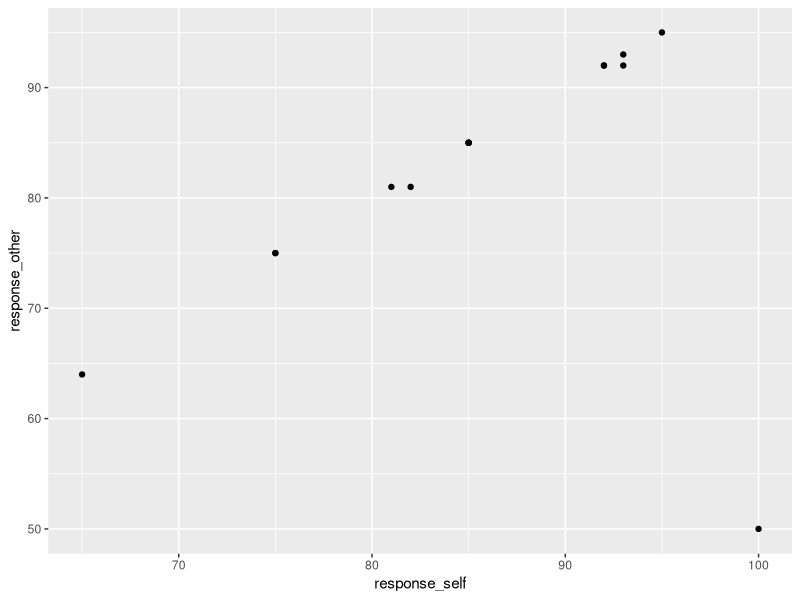
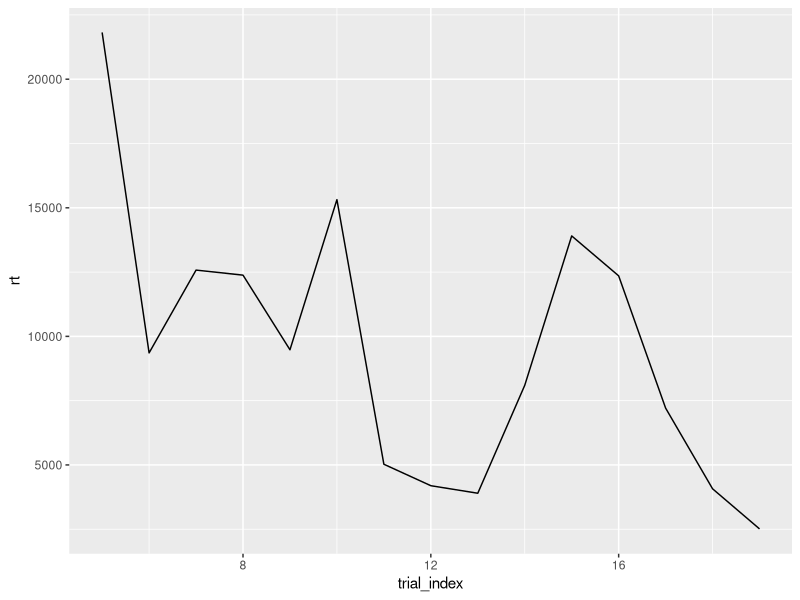
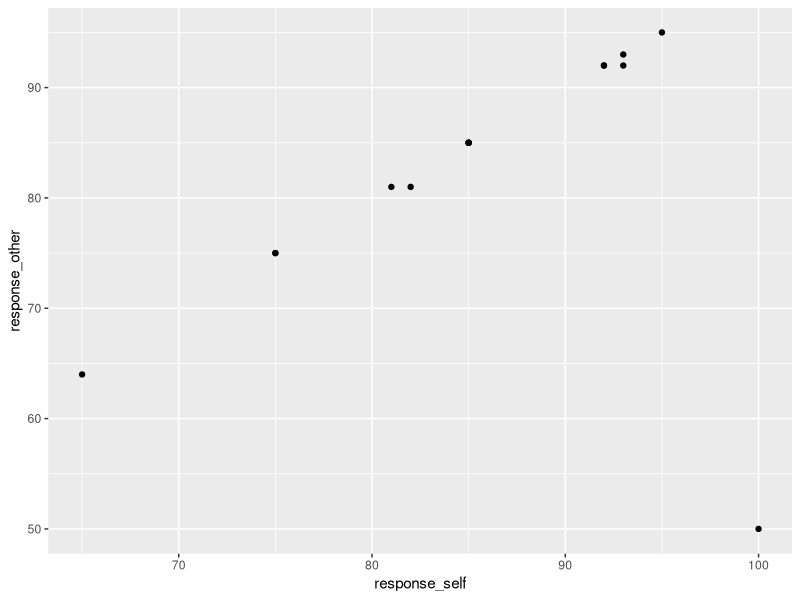

Source code (R) for these figures, in order:
## ---- chunk 1

dat <- read.csv('participant001.csv')
head(dat)

## ---- chunk 2

require(ggplot2)
ggplot(dat,aes(x=response_self,y=response_other))+geom_point()
ggsave('figure1.pdf')

## ---- chunk 3

ggplot(dat,aes(x=trial_index,y=rt))+geom_line()

## ---- chunk 4

m_self <- mean(dat$response_self)
m_other <- mean(dat$response_other)
angle <- 360*atan( m_self/m_other )/(2*pi)
angle

